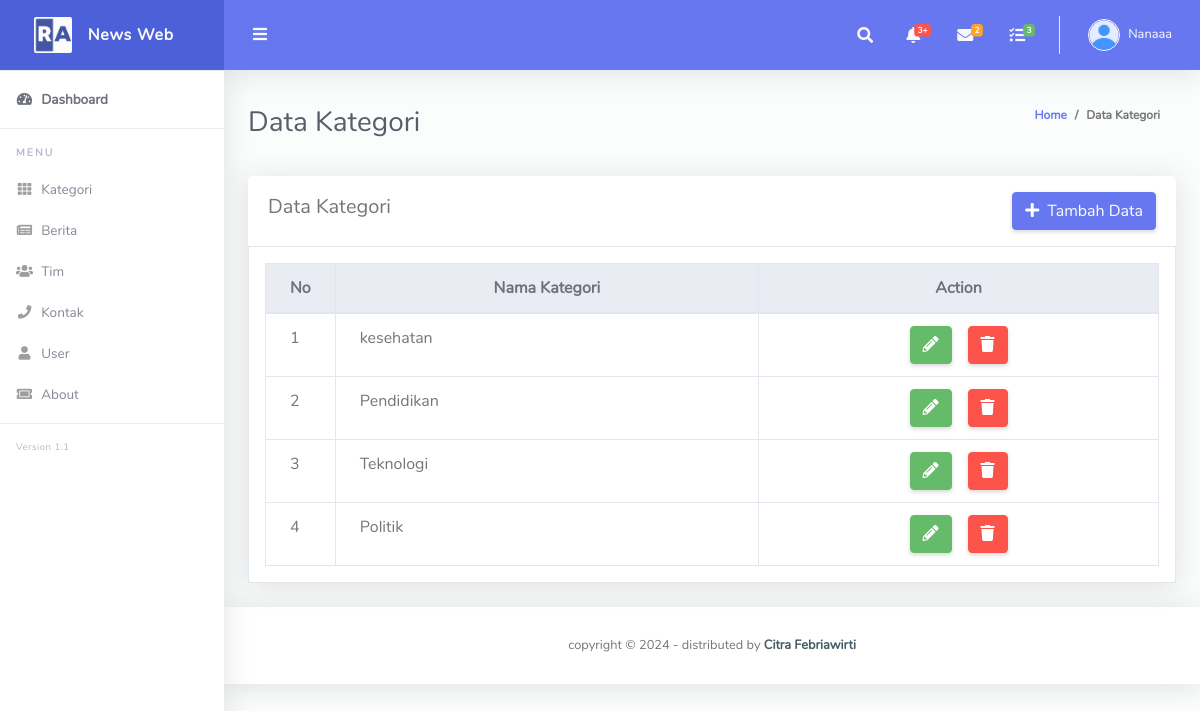
The app's page /admin/?page=kategori/index (signed in) with its own data.
### tables this page shows
CREATE TABLE `kategori` (
  `id_kategori` int(11) NOT NULL,
  `nama_kategori` varchar(50) NOT NULL
);

### admin/index.php (called while the page is built, shortened)
<?php
include "layout/header.php";
include "content.php";
include "layout/footer.php";
?>

### admin/kategori/index.php (the view)
<div class="container-fluid" id="container-wrapper">
    <div class="d-sm-flex align-items-center justify-content-between mb-4">
        <h1 class="h3 mb-0 text-gray-800">Data Kategori</h1>
        <ol class="breadcrumb">
            <li class="breadcrumb-item"><a href="./">Home</a></li>
            <li class="breadcrumb-item active" aria-current="page">Data Kategori</li>
        </ol>
    </div>
    <div class="row">
        <div class="col-lg-12">
            <div class="card mb-4">
                <div class="card-header py-3 d-flex flex-row align-items-center justify-content-between">
                    <h5>Data Kategori</h5>
                    <a href="?page=kategori/tambah" class="btn  btn-primary "><i class="fa fa-plus mr-2"></i>Tambah
                        Data</a>
                </div>
                <div class="table table-bordered table-responsive p-3 ">
                    <table class="table align-items-center table table-bordered" id="dataTable">
                        <thead class="thead-light">
                            <tr class="text-center">
                                <th>No</th>
                                <th>Nama Kategori</th>
                                <th>Action</th>
                            </tr>
                        </thead>
                        <tbody>
                            <?php
                            $no=1;
                             $query = mysqli_query($koneksi,"SELECT * FROM kategori ORDER BY id_kategori DESC");
                            while( $data = mysqli_fetch_array($query)){
                             ?>
                            <tr class="text-left">
                                <td style="width: 12px;"> <?= $no++?> </td>
                                <td> <?= $data['nama_kategori']?> </td>
                                <td>
                                    <div class="d-flex justify-content-center">
                                        <a href="?page=kategori/ubah&id_kategori=<?= $data['id_kategori'] ?>"
                                            class="btn btn-success mr-3"><i class="fa fa-pencil-alt"></i></a>
                                        <a onclick="return confirm('Yakin Ingin Dihapus')"
                                            href="kategori/hapus.php?page=ubah_kategori&id_kategori=<?= $data['id_kategori'] ?>"
                                            class="btn btn-danger"><i class="fa fa-trash"></i></a>
                                    </div>
                                </td>
                            </tr>
                            <?php }?>
                        </tbody>
                    </table>
                </div>
            </div>
        </div>
    </div>
</div>

### records on screen
kategori: nama_kategori "kesehatan"
kategori: nama_kategori "Pendidikan"
kategori: nama_kategori "Teknologi"
kategori: nama_kategori "Politik"

### other values on screen
$_SESSION['nama_lengkap'] "Nanaaa"
